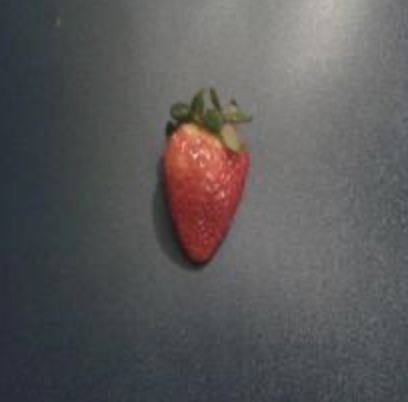
#> input picture data/fresh/Zrzut ekranu 2025-11-12 o 20.22.47.png, 408 x 402 px; its folder holds only this picture in this run
$ jupyter execute --allow-errors model.ipynb
#> lines starting #> are read from the running program, lines starting #| are printed output that depends on the picture
[cell 1]
import os
import cv2
import numpy as np
from sklearn.model_selection import train_test_split
from sklearn.ensemble import RandomForestClassifier
from sklearn.metrics import classification_report, accuracy_score

#wczytywanie danych
def load_images_from_folder(folder, label):
#> called with folder = 'data/fresh', label = 0
    features = []
    labels = []
    for filename in os.listdir(folder):
        path = os.path.join(folder, filename)
        img = cv2.imread(path)
#> img is the input picture: shape (402, 408, 3); mean B, G, R 89, 88.8, 90.3
        if img is None:
            continue
        img = cv2.resize(img, (128, 128))
#> img: shape (128, 128, 3)


        hsv = cv2.cvtColor(img, cv2.COLOR_BGR2HSV)
#> hsv: shape (128, 128, 3); mean H, S, V 70.8, 28.8, 94.9
        mean_color = cv2.mean(img)[:3]
#> mean_color = (88.91, 88.68, 90.18)
        mean_hsv = cv2.mean(hsv)[:3]
#> mean_hsv = (70.78, 28.81, 94.91)
        gray = cv2.cvtColor(img, cv2.COLOR_BGR2GRAY)
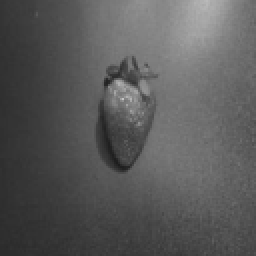
#> gray: shape (128, 128) (shown 2 times larger); min 29, max 196, mean 89.2
        #tekstura
        texture = np.std(gray)
#> texture = 29

        feat = np.hstack([mean_color, mean_hsv, texture])
#> feat = [88.91, 88.68, 90.18, 70.78, 28.81, 94.91, 29]
        features.append(feat)
        labels.append(label)
    return features, labels

fresh_path = 'data/fresh'
rotten_path = 'data/rotten'

X1, y1 = load_images_from_folder(fresh_path, 0)  #0 = świeża
#> X1 = [[88.91, 88.68, 90.18, 70.78, 28.81, 94.91, 29]]; y1 = [0]
#> (the rest of this cell did not finish here and is left out)


X = np.vstack([X1, X2])
y = np.hstack([y1, y2])

#podział na zbiór treningowy i testowy
X_train, X_test, y_train, y_test = train_test_split(X, y, test_size=0.3, random_state=42)


model = RandomForestClassifier(n_estimators=100, random_state=42)
model.fit(X_train, y_train)

#prezentacja wyników
y_pred = model.predict(X_test)
print("Accuracy:", accuracy_score(y_test, y_pred))
print(classification_report(y_test, y_pred))


$ run again, on data/fresh/Zrzut ekranu 2025-11-16 o 19.30.54.png
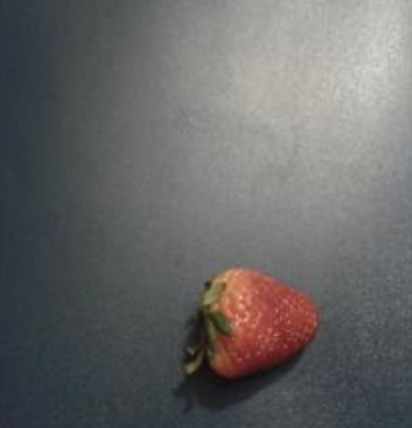
#> input picture data/fresh/Zrzut ekranu 2025-11-16 o 19.30.54.png, 412 x 428 px
#> in load_images_from_folder, img is the input picture: shape (428, 412, 3); mean B, G, R 102.5, 102.7, 103.4
#> img: shape (128, 128, 3)
#> hsv: shape (128, 128, 3); mean H, S, V 66, 28.5, 108.2
#> mean_color = (102.4, 102.6, 103.3)
#> mean_hsv = (66, 28.51, 108.2)
#> in load_images_from_folder, `gray = cv2.cvtColor(img, cv2.COLOR_BGR2GRAY)`:
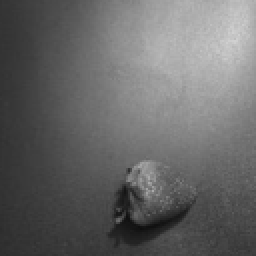
#> gray: shape (128, 128) (shown 2 times larger); min 14, max 209, mean 102.8
#> texture = 43.04
#> feat = [102.4, 102.6, 103.3, 66, 28.51, 108.2, 43.04]
#> X1 = [[102.4, 102.6, 103.3, 66, 28.51, 108.2, 43.04]]; y1 = [0]

$ run again, on data/fresh/Zrzut ekranu 2025-11-16 o 19.31.01.png
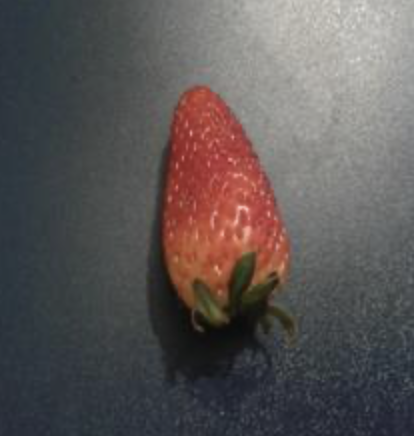
#> input picture data/fresh/Zrzut ekranu 2025-11-16 o 19.31.01.png, 414 x 436 px
#> in load_images_from_folder, img is the input picture: shape (436, 414, 3); mean B, G, R 85.5, 86, 91.9
#> in load_images_from_folder, `img = cv2.resize(img, (128, 128))`:
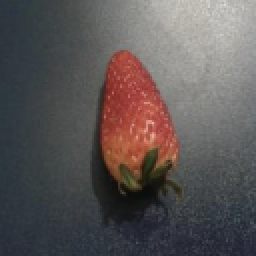
#> img: shape (128, 128, 3) (shown 2 times larger); mean B, G, R 85.4, 85.9, 91.8
#> hsv: shape (128, 128, 3); mean H, S, V 67.7, 44.3, 97.4
#> mean_color = (85.4, 85.89, 91.76)
#> mean_hsv = (67.7, 44.35, 97.38)
#> in load_images_from_folder, `gray = cv2.cvtColor(img, cv2.COLOR_BGR2GRAY)`:
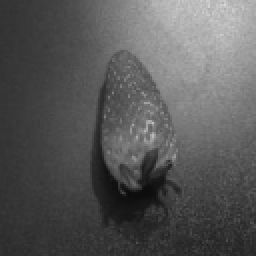
#> gray: shape (128, 128) (shown 2 times larger); min 11, max 218, mean 87.6
#> texture = 42.2
#> feat = [85.4, 85.89, 91.76, 67.7, 44.35, 97.38, 42.2]
#> X1 = [[85.4, 85.89, 91.76, 67.7, 44.35, 97.38, 42.2]]; y1 = [0]

$ run again, on data/fresh/Zrzut ekranu 2025-11-16 o 19.31.08.png
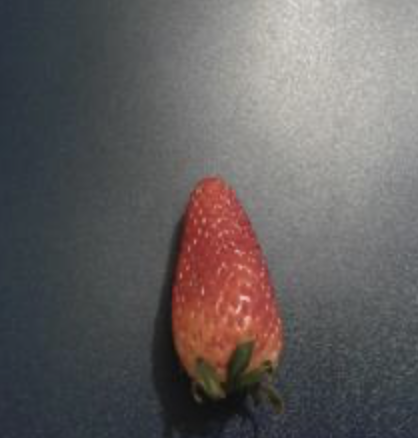
#> input picture data/fresh/Zrzut ekranu 2025-11-16 o 19.31.08.png, 418 x 438 px
#> in load_images_from_folder, img is the input picture: shape (438, 418, 3); mean B, G, R 95.7, 95.7, 100.2
#> in load_images_from_folder, `img = cv2.resize(img, (128, 128))`:
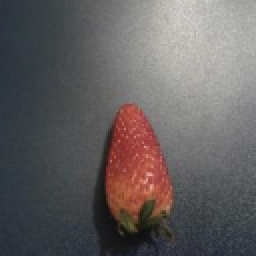
#> img: shape (128, 128, 3) (shown 2 times larger); mean B, G, R 95.6, 95.6, 100.1
#> hsv: shape (128, 128, 3); mean H, S, V 66.8, 36.9, 105.2
#> mean_color = (95.56, 95.59, 100.1)
#> mean_hsv = (66.84, 36.89, 105.2)
#> in load_images_from_folder, `gray = cv2.cvtColor(img, cv2.COLOR_BGR2GRAY)`:
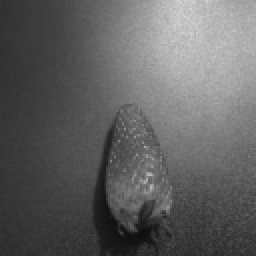
#> gray: shape (128, 128) (shown 2 times larger); min 15, max 217, mean 96.9
#> texture = 44.88
#> feat = [95.56, 95.59, 100.1, 66.84, 36.89, 105.2, 44.88]
#> X1 = [[95.56, 95.59, 100.1, 66.84, 36.89, 105.2, 44.88]]; y1 = [0]

$ run again, on data/fresh/Zrzut ekranu 2025-11-12 o 20.22.54.png
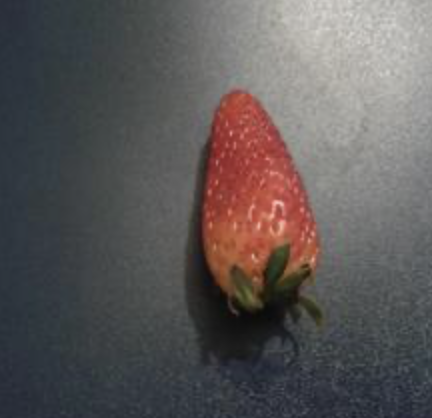
#> input picture data/fresh/Zrzut ekranu 2025-11-12 o 20.22.54.png, 432 x 418 px
#> in load_images_from_folder, img is the input picture: shape (418, 432, 3); mean B, G, R 87.9, 88, 92.6
#> img: shape (128, 128, 3)
#> hsv: shape (128, 128, 3); mean H, S, V 67.9, 39.8, 98
#> mean_color = (87.76, 87.91, 92.55)
#> mean_hsv = (67.86, 39.84, 98.02)
#> in load_images_from_folder, `gray = cv2.cvtColor(img, cv2.COLOR_BGR2GRAY)`:
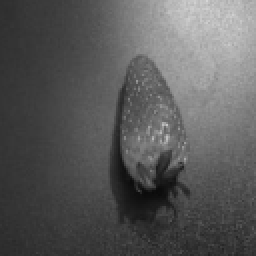
#> gray: shape (128, 128) (shown 2 times larger); min 10, max 214, mean 89.3
#> texture = 42.23
#> feat = [87.76, 87.91, 92.55, 67.86, 39.84, 98.02, 42.23]
#> X1 = [[87.76, 87.91, 92.55, 67.86, 39.84, 98.02, 42.23]]; y1 = [0]
